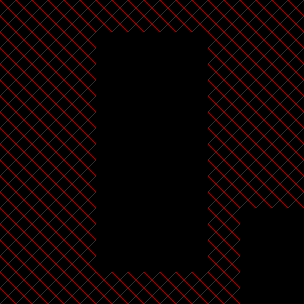

A level layout from a 2D game, rendered from its tile map. Below: a short description, then the map file with tile-grid data replaced by summaries:
An orthogonal 19x19 tile map with 16x16 px tiles, 1 tile layer (collision), 1 hidden layer not drawn, 2 tilesets and 132 objects (63x openDoor, 28x rupee, 17x static, 12x unbreakableWall, 7x chest, ...).

<map version="1.0" orientation="orthogonal" renderorder="right-down" width="19" height="19" tilewidth="16" tileheight="16">
 <properties>
  <property name="texture" value="wall" />
 </properties>
 <tileset firstgid="1" name="tile_collision" tilewidth="16" tileheight="16">
  <image source="../tilesets/tile_collision.png" width="128" height="128" />
 </tileset>
 <tileset firstgid="65" name="tile_meshes" tilewidth="16" tileheight="16">
  <image source="../tilesets/tile_meshes.png" width="128" height="128" />
 </tileset>
 <layer name="collision" width="19" height="19">
  <data>[361 cells, 232 non-empty, 1 distinct tile ids]</data>
 </layer>
 <layer name="mesh" width="19" height="19" visible="0" opacity="0.75">
  <data>[361 cells, 104 non-empty, 14 distinct tile ids]</data>
 </layer>
 <objectgroup color="#9ba1a4" name="objects" opacity="0.55">
  <object type="unbreakableWall" x="112" y="224" width="16" height="16" />
  <object type="unbreakableWall" x="112" y="192" width="16" height="16" />
  <object type="unbreakableWall" x="112" y="160" width="16" height="16" />
  <object type="unbreakableWall" x="112" y="128" width="16" height="16" />
  <object type="unbreakableWall" x="112" y="96" width="16" height="16" />
  <object type="unbreakableWall" x="112" y="64" width="16" height="16" />
  <object type="unbreakableWall" x="176" y="128" width="16" height="16" />
  <object type="unbreakableWall" x="176" y="224" width="16" height="16" />
  <object type="unbreakableWall" x="176" y="96" width="16" height="16" />
  <object type="unbreakableWall" x="176" y="160" width="16" height="16" />
  <object type="unbreakableWall" x="176" y="192" width="16" height="16" />
  <object type="unbreakableWall" x="176" y="64" width="16" height="16" />
  <object name="TestPage" type="monkey" x="160" y="32" width="13.25" height="13.25">
   <ellipse />
  </object>
  <object name="TestPage" type="monkey" x="128" y="32" width="13.25" height="13.25">
   <ellipse />
  </object>
  <object type="assari" x="144" y="32" width="8" height="8" rotation="1">
   <ellipse />
  </object>
  <object type="openDoor" x="128" y="32" width="16" height="16" />
  <object type="openDoor" x="144" y="32" width="16" height="16" />
  <object type="openDoor" x="160" y="32" width="16" height="16" />
  <object type="openDoor" x="192" y="32" width="16" height="16" />
  <object type="openDoor" x="96" y="32" width="16" height="16" />
  <object type="openDoor" x="96" y="48" width="16" height="16" />
  <object type="openDoor" x="96" y="64" width="16" height="16" />
  <object type="openDoor" x="96" y="112" width="16" height="16" />
  <object type="openDoor" x="96" y="96" width="16" height="16" />
  <object type="openDoor" x="96" y="80" width="16" height="16" />
  <object type="openDoor" x="96" y="160" width="16" height="16" />
  <object type="openDoor" x="96" y="144" width="16" height="16" />
  <object type="openDoor" x="96" y="208" width="16" height="16" />
  <object type="openDoor" x="96" y="128" width="16" height="16" />
  <object type="openDoor" x="96" y="192" width="16" height="16" />
  <object type="openDoor" x="96" y="176" width="16" height="16" />
  <object type="openDoor" x="192" y="80" width="16" height="16" />
  <object type="openDoor" x="192" y="64" width="16" height="16" />
  <object type="openDoor" x="192" y="128" width="16" height="16" />
  <object type="openDoor" x="192" y="48" width="16" height="16" />
  <object type="openDoor" x="192" y="112" width="16" height="16" />
  <object type="openDoor" x="192" y="96" width="16" height="16" />
  <object type="openDoor" x="192" y="176" width="16" height="16" />
  <object type="openDoor" x="192" y="160" width="16" height="16" />
  <object type="openDoor" x="192" y="224" width="16" height="16" />
  </objectgroup>
 <objectgroup name="player">
  <!-- 1 objects omitted --></objectgroup>
</map>
<!-- 92 of 132 objects omitted -->
